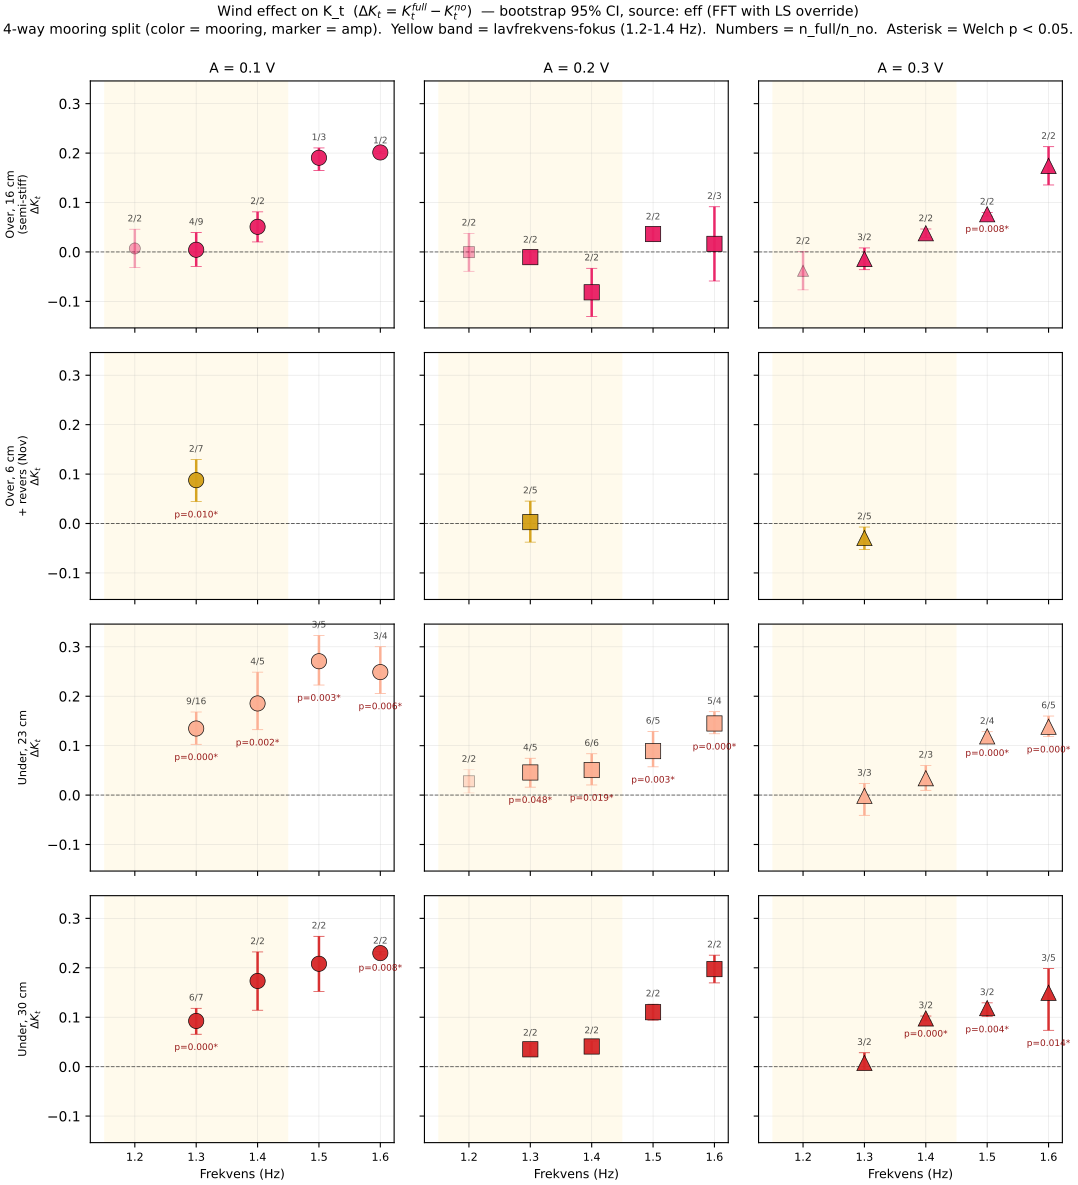

The Python source for this figure:
"""
Wind-effect realness check at low frequencies — 4-way mooring split
====================================================================

Investigate whether the visible "wind decreases transmission at 1.3-1.4 Hz"
pattern in the above-water semi-stiff mooring is statistically real, OR
within errorbar noise. Now using the 4-way mooring categorization and
color/marker scheme from scatter_by_mooring_4way.pdf for visual consistency.

User question (2026-05-11):
  - above-water semi-stiff (16 cm strikk, full panel, canon era): does
    wind significantly decrease K_t at 1.3-1.4 Hz?
  - A2 (0.2V) appears to "behave oddly" — is this an experiment-error
    artefact (bad day, too-close rest time, weaker wind that day) or a
    universal pattern visible in canon (under-mooring) runs too?

4-way mooring categorization (= scatter_by_mooring_4way.pdf):
  - canon_loose300   = below_90, 30 cm strikk, full panel, canon era
  - canon_loose230   = below_90, 23 cm strikk, full panel, canon era
  - canon_above_loose= above_50, 16 cm strikk, full panel, canon era  (the user's "above semi-stiff")
  - nov_above_stiff  = above_50, 6 cm  strikk, REVERSE panel, Nov 2025 era

Scope:
  - Freqs main:  {1.3, 1.4, 1.5, 1.6} Hz
  - Freq support: {1.2} Hz (decent data, shown dimmer)
  - Excluded:    {1.7+} Hz (user: not good data)
  - Amps:        A1 (0.1V), A2 (0.2V), A3 (0.3V) — per-amp breakdown
  - Quality:     take everything, flag (no drops on quality_flag)

For each (cat, freq, amp) cell:
  ΔK_t = K_t(full) - K_t(no)
  bootstrap 95% CI (10k draws, independent resampling each side)
  Welch's t-test p-value
  verdict: decrease / enhance / null / insufficient_n

Outputs (analysis_scratch/):
  wind_effect_realness_lowfreq_runs.csv       — per-run forensic table
  wind_effect_realness_lowfreq_cells.csv      — per-cell ΔK_t stats
  wind_effect_realness_lowfreq.pdf            — ΔK_t-vs-freq, 4-way colored
  wind_effect_realness_lowfreq_kt.pdf         — K_t-vs-freq, 4-way colored
  wind_effect_realness_lowfreq_a2_focus.pdf   — A2 cross-amp dip check + 1.4 Hz A2 forensic
  wind_effect_realness_lowfreq_a2_runs.csv    — A2 per-run table w/ session context

Run from repo root:
    conda run -n draumkvedet python analysis_scratch/wind_effect_realness_lowfreq.py
"""

import sys
import warnings
from pathlib import Path
import glob

warnings.filterwarnings("ignore")

import numpy as np
import pandas as pd
from scipy import stats as scistats
import matplotlib

matplotlib.use("Agg")
import matplotlib.pyplot as plt
import matplotlib.lines as mlines

BASE = Path(__file__).resolve().parent.parent
sys.path.insert(0, str(BASE))

import os
os.chdir(BASE)

from wavescripts.improved_data_loader import load_analysis_data, get_configuration_for_date


# ── Tunables ───────────────────────────────────────────────────────────────────
FREQS_MAIN    = (1.3, 1.4, 1.5, 1.6)
FREQS_SUPPORT = (1.2,)
FREQS_ALL     = tuple(sorted(FREQS_SUPPORT + FREQS_MAIN))
AMPS          = (0.10, 0.20, 0.30)
N_BOOT        = 10_000
RNG_SEED      = 20260511
OVERRIDE_THRESHOLD = 0.05
ALPHA         = 0.05

# 4-way categorization + colors + markers — matches scatter_by_mooring_4way.pdf
CAT_LABELS = {
    "canon_loose300":    "Under, 30 cm",
    "canon_loose230":    "Under, 23 cm",
    "canon_above_loose": "Over, 16 cm (semi-stiff)",
    "nov_above_stiff":   "Over, 6 cm + revers (Nov)",
}
CAT_ORDER_PLOT = [
    "canon_above_loose",
    "nov_above_stiff",
    "canon_loose230",
    "canon_loose300",
]
COLORS_WIND = {
    ("canon_loose300",    "no"):   "#1F77B4",
    ("canon_loose300",    "full"): "#D62728",
    ("canon_loose230",    "no"):   "#9ECAE1",
    ("canon_loose230",    "full"): "#FCAE91",
    ("canon_above_loose", "no"):   "#1ABC9C",
    ("canon_above_loose", "full"): "#E91E63",
    ("nov_above_stiff",   "no"):   "#9B59B6",
    ("nov_above_stiff",   "full"): "#F1C40F",
}
COLOR_CAT = {  # one color per mooring for ΔK_t plots — use the fullwind tone
    "canon_loose300":    "#D62728",
    "canon_loose230":    "#FCAE91",
    "canon_above_loose": "#E91E63",
    "nov_above_stiff":   "#D4A017",  # darker yellow for readability on white
}
MARKERS = {0.10: "o", 0.20: "s", 0.30: "^"}


# ── I/O ────────────────────────────────────────────────────────────────────────
OUT_RUNS      = Path(__file__).parent / "wind_effect_realness_lowfreq_runs.csv"
OUT_CELLS     = Path(__file__).parent / "wind_effect_realness_lowfreq_cells.csv"
OUT_PDF_DELTA = Path(__file__).parent / "wind_effect_realness_lowfreq.pdf"
OUT_PDF_KT    = Path(__file__).parent / "wind_effect_realness_lowfreq_kt.pdf"
OUT_PDF_A2    = Path(__file__).parent / "wind_effect_realness_lowfreq_a2_focus.pdf"
OUT_A2_RUNS   = Path(__file__).parent / "wind_effect_realness_lowfreq_a2_runs.csv"

rng = np.random.default_rng(RNG_SEED)


# ── 1. Load ────────────────────────────────────────────────────────────────────
print("1. Loading all processed folders …")
all_dirs = sorted(glob.glob(str(BASE / "waveprocessed" / "PROCESSED-*")))
print(f"   {len(all_dirs)} folders")
meta, _, _, _ = load_analysis_data(*all_dirs, load_processed=False)
print(f"   {len(meta)} total rows")


# ── 2. Scope filter — take everything, flag (no quality drops) ────────────────
def _r2(v):
    try: return round(float(v), 2)
    except (TypeError, ValueError): return np.nan

m = meta.copy()
m["freq_r"] = m["WaveFrequencyInput [Hz]"].apply(_r2)
m["amp_r"]  = m["WaveAmplitudeInput [Volt]"].apply(_r2)

in_scope = m[
    m["freq_r"].isin(FREQS_ALL)
    & m["amp_r"].isin(AMPS)
    & m["WindCondition"].isin(["no", "full"])
    & m["Mooring"].isin(["below_90_loose230", "below_90_loose300", "above_50"])
    & m["OUT/IN (FFT)"].notna()
    & m["in_probes_used"].notna()
    & m["out_probes_used"].notna()
].copy()

n_ext = ((in_scope["OUT/IN (FFT)"] > 2.0) | (in_scope["OUT/IN (FFT)"] < 0.1)).sum()
in_scope = in_scope[(in_scope["OUT/IN (FFT)"] <= 2.0) & (in_scope["OUT/IN (FFT)"] >= 0.1)].copy()
print(f"   {len(in_scope)} rows in scope (clipped {int(n_ext)} extreme K_t_FFT)")


# ── 3. Probe-geometry config (file_date → cfg → 4-way category) ───────────────
in_scope["file_date_dt"] = pd.to_datetime(in_scope["file_date"]).dt.tz_localize(None)
in_scope["cfg"] = in_scope["file_date_dt"].apply(
    lambda d: get_configuration_for_date(d).name if pd.notnull(d) else "N/A"
)

def _category(row):
    m, c, p = row["Mooring"], row["cfg"], row["PanelCondition"]
    if m == "below_90_loose300" and c == "march2026_better_rearranging": return "canon_loose300"
    if m == "below_90_loose230" and c == "march2026_better_rearranging": return "canon_loose230"
    if m == "above_50"          and c == "march2026_better_rearranging" and p == "full":     return "canon_above_loose"
    if m == "above_50"          and c == "nov_normalt_oppsett"          and p == "reverse":  return "nov_above_stiff"
    return "other"

in_scope["category"] = in_scope.apply(_category, axis=1)
n_other = int((in_scope["category"] == "other").sum())
if n_other:
    print(f"   {n_other} 'other' rows (probably mixed panel/era) — kept for forensic CSV, dropped from figures")

wave = in_scope[in_scope["category"].isin(CAT_ORDER_PLOT)].copy()
print(f"   {len(wave)} rows after 4-way categorisation")
print("\n2. Counts per (category × wind):")
print(wave.groupby(["category", "WindCondition"]).size().unstack(fill_value=0).to_string())


# ── 4. K_t three ways + LS override ───────────────────────────────────────────
def _kt(row, suffix):
    inp = [p.strip() for p in str(row["in_probes_used"]).split("+")]
    out = [p.strip() for p in str(row["out_probes_used"]).split("+")]
    try:
        a_in  = float(np.nanmean([row.get(f"Probe {p} Amplitude{suffix}", np.nan) for p in inp]))
        a_out = float(np.nanmean([row.get(f"Probe {p} Amplitude{suffix}", np.nan) for p in out]))
        if a_in <= 0 or not np.isfinite(a_in) or not np.isfinite(a_out):
            return np.nan
        return a_out / a_in
    except (KeyError, TypeError):
        return np.nan

wave["Kt_FFT"] = wave["OUT/IN (FFT)"].astype(float)
wave["Kt_LS"]  = wave.apply(lambda r: _kt(r, " (LS)"),  axis=1)
wave["Kt_PSD"] = wave.apply(lambda r: _kt(r, " (PSD)"), axis=1)

_dF  = (wave["Kt_FFT"] - wave["Kt_LS"]).abs()
_dP  = (wave["Kt_FFT"] - wave["Kt_PSD"]).abs()
_dLP = (wave["Kt_LS"]  - wave["Kt_PSD"]).abs()
wave["override_fired"] = (_dF > OVERRIDE_THRESHOLD) & (_dP > OVERRIDE_THRESHOLD) & (_dLP < OVERRIDE_THRESHOLD)
wave["Kt_eff"] = np.where(wave["override_fired"], wave["Kt_LS"], wave["Kt_FFT"])
print(f"\n   K_t override fired on {int(wave['override_fired'].sum())} of {len(wave)} rows")


# ── 5. Per-row quality flags + session context ────────────────────────────────
def _cut_any(row, side):
    probes = [p.strip() for p in str(row[f"{side}_probes_used"]).split("+")]
    vals = []
    for p in probes:
        col = f"cut_samples_{p}"
        if col in row.index:
            v = row[col]
            if pd.notna(v): vals.append(int(v))
    return any(v > 0 for v in vals)

wave["cut_in_any"]  = wave.apply(lambda r: _cut_any(r, "in"),  axis=1)
wave["cut_out_any"] = wave.apply(lambda r: _cut_any(r, "out"), axis=1)
wave["qflag_nonok"] = (wave["quality_flag"] != "ok") if "quality_flag" in wave.columns else False
wave["fft_ls_dis"]  = _dF > OVERRIDE_THRESHOLD
wave["ws_in_low"]   = (wave.get("IN wave_stability", pd.Series(np.nan, index=wave.index)).astype(float) < 0.7)
wave["any_flag"] = (wave["cut_in_any"] | wave["cut_out_any"]
                    | wave["qflag_nonok"] | wave["fft_ls_dis"]
                    | wave["ws_in_low"])

# Session context: mstop (rest), per (run length), run_number, paddle/wind config.
wave["mstop_sec"] = wave.get("Extra seconds", pd.Series(np.nan, index=wave.index))
wave["per_train"] = wave.get("WavePeriodInput", pd.Series(np.nan, index=wave.index))
wave["run_num"]   = wave.get("Run number",     pd.Series(np.nan, index=wave.index))
wave["short_path"] = wave["path"].apply(lambda p: str(p).split("/wavedata/", 1)[-1] if pd.notna(p) else "")


# ── 6. Forensic per-run CSV ───────────────────────────────────────────────────
run_cols = [
    "short_path", "file_date", "category", "Mooring", "PanelCondition", "WindCondition",
    "WaveFrequencyInput [Hz]", "WaveAmplitudeInput [Volt]",
    "per_train", "mstop_sec", "run_num",
    "Kt_FFT", "Kt_LS", "Kt_PSD", "Kt_eff", "override_fired",
    "quality_flag", "cut_in_any", "cut_out_any",
    "fft_ls_dis", "ws_in_low", "any_flag",
]
run_cols = [c for c in run_cols if c in wave.columns]
wave[run_cols].sort_values(
    ["category", "WaveFrequencyInput [Hz]", "WaveAmplitudeInput [Volt]", "WindCondition", "file_date"]
).to_csv(OUT_RUNS, index=False)
print(f"\n   Forensic per-run table → {OUT_RUNS.relative_to(BASE)}  ({len(wave)} rows)")


# ── 7. Per-cell ΔK_t with bootstrap CI + Welch's t ───────────────────────────
def _boot_diff(a, b):
    if len(a) < 1 or len(b) < 1:
        return np.nan, np.nan, np.nan
    a = np.asarray(a, float); b = np.asarray(b, float)
    diffs = np.empty(N_BOOT)
    for i in range(N_BOOT):
        diffs[i] = rng.choice(a, size=len(a), replace=True).mean() - rng.choice(b, size=len(b), replace=True).mean()
    return float(diffs.mean()), float(np.percentile(diffs, 100*ALPHA/2)), float(np.percentile(diffs, 100*(1-ALPHA/2)))

def _welch(a, b):
    if len(a) < 2 or len(b) < 2: return np.nan
    return float(scistats.ttest_ind(a, b, equal_var=False, nan_policy="omit").pvalue)

def _verdict(lo, hi):
    if not np.isfinite(lo) or not np.isfinite(hi): return "insufficient_n"
    if hi < 0: return "decrease"
    if lo > 0: return "enhance"
    return "null"

records = []
for cat in CAT_ORDER_PLOT:
    gcat = wave[wave["category"] == cat]
    for freq in FREQS_ALL:
        for amp in AMPS:
            cell = gcat[(gcat["freq_r"] == freq) & (gcat["amp_r"] == amp)]
            full = cell[cell["WindCondition"] == "full"]
            no_  = cell[cell["WindCondition"] == "no"]
            for src_label, src_col in [("FFT", "Kt_FFT"), ("eff", "Kt_eff")]:
                f_arr = full[src_col].dropna().to_numpy()
                n_arr = no_[src_col].dropna().to_numpy()
                d_m, d_lo, d_hi = _boot_diff(f_arr, n_arr)
                records.append({
                    "category": cat, "freq": freq, "amp": amp, "Kt_source": src_label,
                    "n_full": len(f_arr), "n_no": len(n_arr),
                    "Kt_mean_full": float(np.nanmean(f_arr)) if len(f_arr) else np.nan,
                    "Kt_mean_no":   float(np.nanmean(n_arr)) if len(n_arr) else np.nan,
                    "Kt_std_full":  float(np.nanstd(f_arr, ddof=1)) if len(f_arr) > 1 else np.nan,
                    "Kt_std_no":    float(np.nanstd(n_arr, ddof=1)) if len(n_arr) > 1 else np.nan,
                    "dKt_mean": d_m, "dKt_ci_lo": d_lo, "dKt_ci_hi": d_hi,
                    "welch_p":  _welch(f_arr, n_arr),
                    "verdict":  _verdict(d_lo, d_hi),
                })
cells = pd.DataFrame.from_records(records)
cells.to_csv(OUT_CELLS, index=False)
print(f"   Per-cell ΔK_t stats → {OUT_CELLS.relative_to(BASE)}  ({len(cells)} cells)")


# ── 8. Headline verdict at low freq (1.2-1.4 Hz), Kt source = eff ────────────
print("\n3. Verdict summary (Kt source = eff):")
for cat in CAT_ORDER_PLOT:
    sub = cells[(cells["category"] == cat) & (cells["Kt_source"] == "eff")]
    if sub.empty: continue
    print(f"\n   {CAT_LABELS[cat]}:")
    for _, r in sub.sort_values(["freq", "amp"]).iterrows():
        d_str  = "    -- " if pd.isna(r["dKt_mean"]) else f"{r['dKt_mean']:+.3f}"
        ci_str = "[--, --]" if pd.isna(r["dKt_ci_lo"]) else f"[{r['dKt_ci_lo']:+.3f}, {r['dKt_ci_hi']:+.3f}]"
        p_str  = "--" if pd.isna(r["welch_p"]) else f"{r['welch_p']:.3f}"
        print(f"     f={r['freq']:.1f}Hz A={r['amp']:.1f}V  "
              f"n={int(r['n_full'])}/{int(r['n_no'])}  "
              f"ΔKt={d_str} {ci_str}  p={p_str}  → {r['verdict']}")


# ── 9. Figure 1 — ΔK_t vs freq, 4-way colored, faceted by cat × amp ──────────
print("\n4. Building figures …")

def _make_delta_fig(cells_df, out_pdf, src_label="eff", src_title="eff (FFT + LS-override)"):
    fig, axes = plt.subplots(
        nrows=len(CAT_ORDER_PLOT), ncols=len(AMPS),
        figsize=(11, 12), sharex=True, sharey=True,
    )
    for r, cat in enumerate(CAT_ORDER_PLOT):
        sub_cat = cells_df[(cells_df["category"] == cat) & (cells_df["Kt_source"] == src_label)]
        color = COLOR_CAT[cat]
        for c, amp in enumerate(AMPS):
            ax = axes[r, c]
            sub = sub_cat[sub_cat["amp"] == amp].sort_values("freq")
            marker = MARKERS[amp]
            for _, row in sub.iterrows():
                if pd.isna(row["dKt_mean"]): continue
                is_support = row["freq"] in FREQS_SUPPORT
                alpha_pt = 0.40 if is_support else 0.95
                ms       = 8    if is_support else 11
                lo = row["dKt_ci_lo"]; hi = row["dKt_ci_hi"]
                ax.errorbar(
                    row["freq"], row["dKt_mean"],
                    yerr=[[row["dKt_mean"] - lo], [hi - row["dKt_mean"]]],
                    fmt=marker, color=color, ecolor=color,
                    markeredgecolor="black", markeredgewidth=0.5,
                    markersize=ms, lw=1.8, alpha=alpha_pt, capsize=4,
                )
                ax.text(row["freq"], hi + 0.012,
                        f"{int(row['n_full'])}/{int(row['n_no'])}",
                        fontsize=6.5, ha="center", va="bottom", color="black", alpha=0.7)
                if not pd.isna(row["welch_p"]) and row["welch_p"] < 0.05:
                    ax.text(row["freq"], lo - 0.018,
                            f"p={row['welch_p']:.3f}*",
                            fontsize=6.5, ha="center", va="top",
                            color="darkred", alpha=0.9)
            ax.axhline(0.0, color="black", lw=0.7, ls="--", alpha=0.6)
            ax.axvspan(1.15, 1.45, color="#ffe599", alpha=0.18, lw=0)
            if r == 0: ax.set_title(f"A = {amp:.1f} V", fontsize=10)
            if c == 0:
                lbl = CAT_LABELS[cat].replace(" (semi-stiff)", "\n(semi-stiff)").replace(" + revers (Nov)", "\n+ revers (Nov)")
                ax.set_ylabel(f"{lbl}\n$\\Delta K_t$", fontsize=8)
            ax.set_xticks(list(FREQS_ALL))
            ax.set_xticklabels([f"{f:.1f}" for f in FREQS_ALL], fontsize=8)
            ax.grid(alpha=0.3, lw=0.5)
    for c in range(len(AMPS)):
        axes[-1, c].set_xlabel("Frekvens (Hz)", fontsize=9)
    fig.suptitle(
        f"Wind effect on K_t  ($\\Delta K_t$ = $K_t^{{full}} - K_t^{{no}}$)  — bootstrap 95% CI, source: {src_title}\n"
        f"4-way mooring split (color = mooring, marker = amp).  Yellow band = lavfrekvens-fokus (1.2-1.4 Hz).  "
        f"Numbers = n_full/n_no.  Asterisk = Welch p < 0.05.",
        fontsize=10, y=0.995,
    )
    fig.tight_layout()
    fig.subplots_adjust(top=0.93)
    fig.savefig(out_pdf, bbox_inches="tight", pad_inches=0.03)
    print(f"   Saved → {out_pdf.relative_to(BASE)}")
    plt.close(fig)

_make_delta_fig(cells, OUT_PDF_DELTA, src_label="eff", src_title="eff (FFT with LS override)")


# ── 10. Figure 2 — K_t full vs no with 4-way wind colors and amp markers ─────
def _make_kt_fig(wave_df, out_pdf, src_col="Kt_eff"):
    fig, axes = plt.subplots(
        nrows=len(CAT_ORDER_PLOT), ncols=len(AMPS),
        figsize=(11, 12), sharex=True, sharey=True,
    )
    for r, cat in enumerate(CAT_ORDER_PLOT):
        gcat = wave_df[wave_df["category"] == cat]
        for c, amp in enumerate(AMPS):
            ax = axes[r, c]
            sub = gcat[gcat["amp_r"] == amp]
            marker = MARKERS[amp]
            for wind in ("no", "full"):
                w = sub[sub["WindCondition"] == wind]
                if w.empty: continue
                color = COLORS_WIND[(cat, wind)]
                # individual run dots
                ax.scatter(
                    w["freq_r"] + (0.02 if wind == "full" else -0.02),
                    w[src_col],
                    marker=marker, s=24,
                    facecolor=color, edgecolor="black",
                    alpha=0.55, linewidths=0.5, zorder=2,
                )
                agg = (w.groupby("freq_r")[src_col]
                          .agg(["mean", "std", "count"]).reset_index())
                for _, ar in agg.iterrows():
                    if ar["count"] >= 2 and pd.notna(ar["std"]):
                        ax.errorbar(
                            ar["freq_r"] + (0.02 if wind == "full" else -0.02),
                            ar["mean"], yerr=ar["std"],
                            fmt=marker, color=color, mec="black", mew=0.5,
                            ms=10, lw=1.5, alpha=0.95, capsize=3, zorder=3,
                        )
            ax.set_xticks(list(FREQS_ALL))
            ax.set_xticklabels([f"{f:.1f}" for f in FREQS_ALL], fontsize=8)
            ax.set_ylim(0.2, 1.0)
            ax.grid(alpha=0.3, lw=0.5)
            ax.axvspan(1.15, 1.45, color="#ffe599", alpha=0.18, lw=0)
            if r == 0: ax.set_title(f"A = {amp:.1f} V", fontsize=10)
            if c == 0:
                lbl = CAT_LABELS[cat].replace(" (semi-stiff)", "\n(semi-stiff)").replace(" + revers (Nov)", "\n+ revers (Nov)")
                ax.set_ylabel(f"{lbl}\n$K_t$", fontsize=8)
    for c in range(len(AMPS)):
        axes[-1, c].set_xlabel("Frekvens (Hz)", fontsize=9)
    fig.suptitle(
        "$K_t$ vs frekvens — 4-way mooring split, color = (mooring × wind), marker = amp.  "
        "Yellow band = lavfrekvens-fokus (1.2-1.4 Hz).",
        fontsize=10, y=0.995,
    )
    fig.tight_layout(); fig.subplots_adjust(top=0.94)
    fig.savefig(out_pdf, bbox_inches="tight", pad_inches=0.03)
    print(f"   Saved → {out_pdf.relative_to(BASE)}")
    plt.close(fig)

_make_kt_fig(wave, OUT_PDF_KT, src_col="Kt_eff")


# ── 11. A2 deep-dive ─────────────────────────────────────────────────────────
# Goal: is "A2 weird" an above_semi-stiff phenomenon or a universal pattern?
#   - Plot ΔK_t(amp) per (cat × freq) — connect A1 → A2 → A3.
#   - If A2 dips below A1 and A3 universally → real physical pattern at A2.
#   - If only at canon_above_loose → mooring-specific or session artefact.
print("\n5. A2 deep-dive — does A2 anomaly appear in canon (under-mooring) too?")

# Compact table per (cat × freq × amp): ΔK_t_eff with CI, n
a2_pivot = []
for cat in CAT_ORDER_PLOT:
    for freq in FREQS_ALL:
        for amp in AMPS:
            r = cells[(cells["category"] == cat) & (cells["freq"] == freq)
                      & (cells["amp"] == amp) & (cells["Kt_source"] == "eff")].iloc[0]
            a2_pivot.append(dict(category=cat, freq=freq, amp=amp,
                                  dKt=r["dKt_mean"], lo=r["dKt_ci_lo"], hi=r["dKt_ci_hi"],
                                  n_full=r["n_full"], n_no=r["n_no"]))
a2_df = pd.DataFrame(a2_pivot)

# Figure 3: ΔK_t(amp) curves per freq, 4-way colored, w/ CI errorbars
fig, axes = plt.subplots(nrows=1, ncols=len(FREQS_ALL),
                         figsize=(14, 5), sharey=True)
for c, freq in enumerate(FREQS_ALL):
    ax = axes[c]
    for cat in CAT_ORDER_PLOT:
        sub = a2_df[(a2_df["category"] == cat) & (a2_df["freq"] == freq)].sort_values("amp")
        valid = sub[sub["dKt"].notna()]
        if valid.empty: continue
        color = COLOR_CAT[cat]
        ax.plot(valid["amp"], valid["dKt"], "-", color=color, lw=1.2, alpha=0.75)
        for _, r in valid.iterrows():
            ax.errorbar(r["amp"], r["dKt"],
                        yerr=[[r["dKt"] - r["lo"]], [r["hi"] - r["dKt"]]],
                        fmt=MARKERS[r["amp"]], color=color, ecolor=color,
                        markeredgecolor="black", markeredgewidth=0.5,
                        markersize=10, lw=1.5, alpha=0.9, capsize=4)
    ax.axhline(0, color="black", lw=0.6, ls="--", alpha=0.6)
    ax.set_xticks([0.10, 0.20, 0.30])
    ax.set_xticklabels(["A1\n0.1V", "A2\n0.2V", "A3\n0.3V"], fontsize=9)
    ax.set_title(f"f = {freq:.1f} Hz", fontsize=10)
    if c == 0: ax.set_ylabel(r"$\Delta K_t$ (full $-$ no)", fontsize=11)
    ax.grid(alpha=0.3, lw=0.5)
    # highlight A2 with a soft yellow column
    ax.axvspan(0.175, 0.225, color="#ffe599", alpha=0.25, lw=0, zorder=0)

# Legend on the rightmost panel
legend_handles = [
    mlines.Line2D([], [], marker="o", linestyle="-", color=COLOR_CAT[cat],
                  markerfacecolor=COLOR_CAT[cat], markeredgecolor="black",
                  markeredgewidth=0.4, markersize=8, lw=1.5,
                  label=CAT_LABELS[cat])
    for cat in CAT_ORDER_PLOT
]
axes[-1].legend(handles=legend_handles, loc="upper right",
                fontsize=8, framealpha=0.92, title="Forankring", title_fontsize=9)

fig.suptitle(
    r"A2 deep-dive: $\Delta K_t$(amp) for each mooring × freq.  "
    r"If A2 dips below A1 and A3 only at 'Over, 16 cm' it's mooring-specific; "
    r"if it dips everywhere it's a universal A2 effect.",
    fontsize=10, y=1.00,
)
fig.tight_layout(); fig.subplots_adjust(top=0.90)
fig.savefig(OUT_PDF_A2, bbox_inches="tight", pad_inches=0.03)
print(f"   Saved → {OUT_PDF_A2.relative_to(BASE)}")
plt.close(fig)


# ── 12. A2 forensic per-run CSV — for the user to inspect dates/sessions ────
a2_runs = wave[wave["amp_r"] == 0.20].copy()
a2_runs = a2_runs[a2_runs["freq_r"].isin([1.3, 1.4, 1.5])]  # densest A2 cells
a2_cols = [
    "category", "WaveFrequencyInput [Hz]", "WindCondition",
    "file_date", "per_train", "mstop_sec", "run_num",
    "Kt_FFT", "Kt_LS", "Kt_PSD", "Kt_eff",
    "any_flag", "cut_in_any", "cut_out_any", "qflag_nonok", "fft_ls_dis", "ws_in_low",
    "IN wave_stability", "OUT wave_stability",
    "short_path",
]
a2_cols = [c for c in a2_cols if c in a2_runs.columns]
a2_runs[a2_cols].sort_values(
    ["category", "WaveFrequencyInput [Hz]", "WindCondition", "file_date"]
).to_csv(OUT_A2_RUNS, index=False)
print(f"   A2 per-run table → {OUT_A2_RUNS.relative_to(BASE)}  ({len(a2_runs)} rows)")


# ── 13. Print the A2 above_semi-stiff 1.4 Hz cell — the worst-offender cell ──
print("\n6. A2 above_semi-stiff 1.4 Hz — the cell that triggered the question:")
focus = wave[(wave["category"] == "canon_above_loose")
             & (wave["amp_r"] == 0.20)
             & (wave["freq_r"] == 1.4)]
if focus.empty:
    print("   (no rows — check the filter)")
else:
    cols_print = ["WindCondition", "file_date", "per_train", "mstop_sec",
                  "Kt_FFT", "Kt_LS", "Kt_PSD", "any_flag", "short_path"]
    cols_print = [c for c in cols_print if c in focus.columns]
    print(focus[cols_print].sort_values(["WindCondition", "file_date"]).to_string(index=False))

# Also print A2 at 1.3 Hz across all 4 moorings — does A2 "dip" appear in canon under-mooring too?
print("\n7. A2 dip cross-check at 1.3 Hz — per mooring:")
ck = cells[(cells["amp"] == 0.20) & (cells["freq"] == 1.3) & (cells["Kt_source"] == "eff")]
print(ck[["category", "n_full", "n_no", "Kt_mean_full", "Kt_mean_no",
           "dKt_mean", "dKt_ci_lo", "dKt_ci_hi", "welch_p", "verdict"]].to_string(index=False))

print("\n8. Compare A1 vs A2 vs A3 at 1.3 Hz per mooring (ΔK_t_eff with CI):")
for cat in CAT_ORDER_PLOT:
    sub = cells[(cells["category"] == cat) & (cells["freq"] == 1.3)
                 & (cells["Kt_source"] == "eff")].sort_values("amp")
    print(f"\n   {CAT_LABELS[cat]}:")
    for _, r in sub.iterrows():
        d_str  = "    -- " if pd.isna(r["dKt_mean"]) else f"{r['dKt_mean']:+.3f}"
        ci_str = "[--, --]" if pd.isna(r["dKt_ci_lo"]) else f"[{r['dKt_ci_lo']:+.3f}, {r['dKt_ci_hi']:+.3f}]"
        p_str  = "--" if pd.isna(r["welch_p"]) else f"{r['welch_p']:.3f}"
        print(f"     A={r['amp']:.1f}V  n={int(r['n_full'])}/{int(r['n_no'])}  ΔKt={d_str} {ci_str}  p={p_str}")

print("\nDone.")
